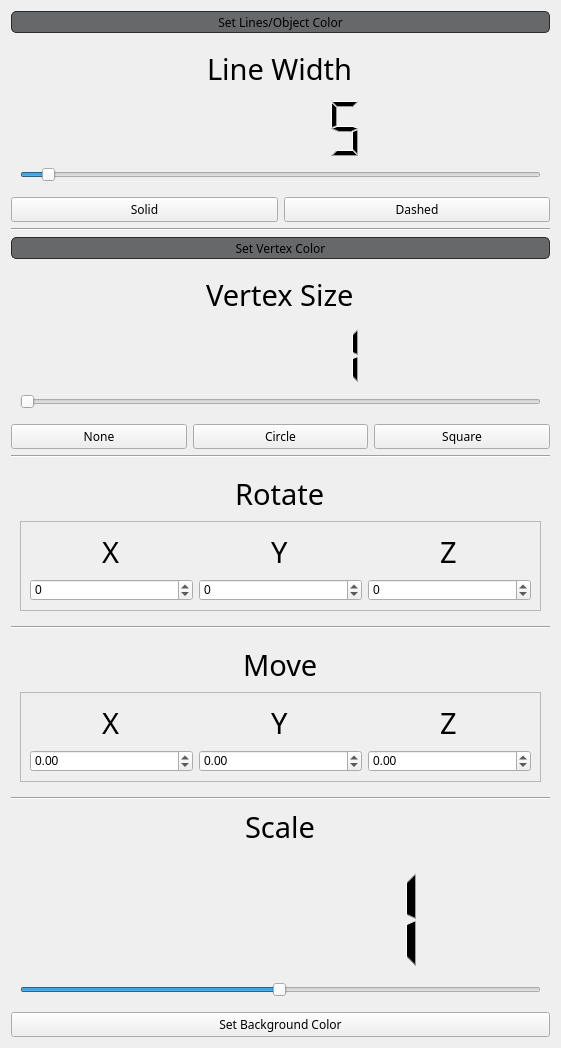
       <widget class="QWidget" name="scrollAreaWidgetContents">
        <property name="geometry">
         <rect>
          <x>0</x>
          <y>0</y>
          <width>561</width>
          <height>1048</height>
         </rect>
        </property>
        <layout class="QVBoxLayout" name="verticalLayout_10">
         <item>
          <widget class="QPushButton" name="pushButton_lines">
           <property name="minimumSize">
            <size>
             <width>0</width>
             <height>22</height>
            </size>
           </property>
           <property name="font">
            <font>
             <family>Kannada MN</family>
            </font>
           </property>
           <property name="cursor">
            <cursorShape>PointingHandCursor</cursorShape>
           </property>
           <property name="styleSheet">
            <string notr="true">QPushButton{
	background-color: rgb(103, 104, 105);
	border: 1px solid; border-radius:5px; border-color: rgb(42, 43, 44);
}

QPushButton:hover { background-color: rgb(84, 85, 86); }</string>
           </property>
           <property name="text">
            <string>Set Lines/Object Color</string>
           </property>
          </widget>
         </item>
         <item>
          <widget class="QGroupBox" name="groupBox_2">
           <property name="maximumSize">
            <size>
             <width>16777215</width>
             <height>16777215</height>
            </size>
           </property>
           <property name="styleSheet">
            <string notr="true">QGroupBox {border: 0px;}</string>
           </property>
           <property name="title">
            <string/>
           </property>
           <layout class="QVBoxLayout" name="verticalLayout_3">
            <item>
             <widget class="QLineEdit" name="lineEdit_text_lineWidth">
              <property name="font">
               <font>
                <family>Charter</family>
                <pointsize>22</pointsize>
               </font>
              </property>
              <property name="cursor">
               <cursorShape>ArrowCursor</cursorShape>
              </property>
              <property name="styleSheet">
               <string notr="true">QLineEdit{
	border: 0px solid;
	background-color: rgba(0, 0, 0, 0);
}</string>
              </property>
              <property name="text">
               <string>Line Width</string>
              </property>
              <property name="alignment">
               <set>Qt::AlignCenter</set>
              </property>
              <property name="readOnly">
               <bool>true</bool>
              </property>
              <property name="cursorMoveStyle">
               <enum>Qt::VisualMoveStyle</enum>
              </property>
             </widget>
            </item>
            <item>
             <widget class="QLCDNumber" name="lcdNumber_lineWidth">
              <property name="styleSheet">
               <string notr="true">QLCDNumber{ border: 0px; }</string>
              </property>
              <property name="smallDecimalPoint">
               <bool>false</bool>
              </property>
              <property name="intValue" stdset="0">
               <number>5</number>
              </property>
             </widget>
            </item>
            <item>
             <widget class="QSlider" name="horizontalSlider_lineWidth">
              <property name="minimum">
               <number>1</number>
              </property>
              <property name="value">
               <number>5</number>
              </property>
              <property name="sliderPosition">
               <number>5</number>
              </property>
              <property name="orientation">
               <enum>Qt::Horizontal</enum>
              </property>
             </widget>
            </item>
           </layout>
          </widget>
         </item>
         <item>
          <layout class="QHBoxLayout" name="horizontalLayout_5">
           <item>
            <widget class="QPushButton" name="pushButton_line_solid">
             <property name="font">
              <font>
               <family>Kannada MN</family>
              </font>
             </property>
             <property name="text">
              <string>Solid</string>
             </property>
            </widget>
           </item>
           <item>
            <widget class="QPushButton" name="pushButton_line_dashed">
             <property name="font">
              <font>
               <family>Kannada MN</family>
              </font>
             </property>
             <property name="text">
              <string>Dashed</string>
             </property>
            </widget>
           </item>
          </layout>
         </item>
         <item>
          <widget class="Line" name="line_4">
           <property name="orientation">
            <enum>Qt::Horizontal</enum>
           </property>
          </widget>
         </item>
         <item>
          <widget class="QPushButton" name="pushButton_vertex">
           <property name="minimumSize">
            <size>
             <width>0</width>
             <height>22</height>
            </size>
           </property>
           <property name="font">
            <font>
             <family>Kannada MN</family>
            </font>
           </property>
           <property name="styleSheet">
            <string notr="true">QPushButton{
	background-color: rgb(103, 104, 105);
	border: 1px solid; border-radius:5px; border-color: rgb(42, 43, 44);
}

QPushButton:hover { background-color: rgb(84, 85, 86); }</string>
           </property>
           <property name="text">
            <string>Set Vertex Color</string>
           </property>
          </widget>
         </item>
         <item>
          <widget class="QGroupBox" name="groupBox">
           <property name="maximumSize">
            <size>
             <width>16777215</width>
             <height>16777215</height>
            </size>
           </property>
           <property name="styleSheet">
            <string notr="true">QGroupBox {border: 0px;}</string>
           </property>
           <property name="title">
            <string/>
           </property>
           <layout class="QVBoxLayout" name="verticalLayout_2">
            <item>
             <widget class="QLineEdit" name="lineEdit_text_versize">
              <property name="font">
               <font>
                <family>Charter</family>
                <pointsize>22</pointsize>
               </font>
              </property>
              <property name="cursor">
               <cursorShape>ArrowCursor</cursorShape>
              </property>
              <property name="styleSheet">
               <string notr="true">QLineEdit{
	border: 0px solid;
	background-color: rgba(0, 0, 0, 0);
}</string>
              </property>
              <property name="text">
               <string>Vertex Size</string>
              </property>
              <property name="alignment">
               <set>Qt::AlignCenter</set>
              </property>
              <property name="readOnly">
               <bool>true</bool>
              </property>
              <property name="cursorMoveStyle">
               <enum>Qt::VisualMoveStyle</enum>
              </property>
             </widget>
            </item>
            <item>
             <widget class="QLCDNumber" name="lcdNumber_versize">
              <property name="styleSheet">
               <string notr="true">QLCDNumber{ border: 0px; }</string>
              </property>
              <property name="smallDecimalPoint">
               <bool>false</bool>
              </property>
              <property name="segmentStyle">
               <enum>QLCDNumber::Filled</enum>
              </property>
              <property name="intValue" stdset="0">
               <number>1</number>
              </property>
             </widget>
            </item>
            <item>
             <widget class="QSlider" name="horizontalSlider_versize">
              <property name="styleSheet">
               <string notr="true"/>
              </property>
              <property name="minimum">
               <number>1</number>
              </property>
              <property name="value">
               <number>1</number>
              </property>
              <property name="orientation">
               <enum>Qt::Horizontal</enum>
              </property>
             </widget>
            </item>
           </layout>
          </widget>
         </item>
         <item>
          <layout class="QHBoxLayout" name="horizontalLayout_4">
           <item>
            <widget class="QPushButton" name="pushButton_ver_none">
             <property name="font">
              <font>
               <family>Kannada MN</family>
              </font>
             </property>
             <property name="text">
              <string>None</string>
             </property>
            </widget>
           </item>
           <item>
            <widget class="QPushButton" name="pushButton_ver_circle">
             <property name="font">
              <font>
               <family>Kannada MN</family>
              </font>
             </property>
             <property name="text">
              <string>Circle</string>
             </property>
            </widget>
           </item>
           <item>
            <widget class="QPushButton" name="pushButton_ver_square">
             <property name="font">
              <font>
               <family>Kannada MN</family>
              </font>
             </property>
             <property name="text">
              <string>Square</string>
             </property>
            </widget>
           </item>
          </layout>
         </item>
         <item>
          <widget class="Line" name="line_3">
           <property name="orientation">
            <enum>Qt::Horizontal</enum>
           </property>
          </widget>
         </item>
         <item>
          <widget class="QGroupBox" name="groupBox_3">
           <property name="maximumSize">
            <size>
             <width>16777215</width>
             <height>16777215</height>
            </size>
           </property>
           <property name="styleSheet">
            <string notr="true">QGroupBox {border: 0px;}</string>
           </property>
           <property name="title">
            <string/>
           </property>
           <layout class="QVBoxLayout" name="verticalLayout_4">
            <item>
             <widget class="QLineEdit" name="lineEdit_text_rotate">
              <property name="font">
               <font>
                <family>Charter</family>
                <pointsize>22</pointsize>
               </font>
              </property>
              <property name="cursor">
               <cursorShape>ArrowCursor</cursorShape>
              </property>
              <property name="styleSheet">
               <string notr="true">QLineEdit{
	border: 0px solid;
	background-color: rgba(0, 0, 0, 0);
}</string>
              </property>
              <property name="text">
               <string>Rotate</string>
              </property>
              <property name="alignment">
               <set>Qt::AlignCenter</set>
              </property>
              <property name="readOnly">
               <bool>true</bool>
              </property>
              <property name="cursorMoveStyle">
               <enum>Qt::VisualMoveStyle</enum>
              </property>
             </widget>
            </item>
            <item>
             <widget class="QFrame" name="frame_2">
              <property name="frameShape">
               <enum>QFrame::StyledPanel</enum>
              </property>
              <property name="frameShadow">
               <enum>QFrame::Raised</enum>
              </property>
              <layout class="QVBoxLayout" name="verticalLayout_8">
               <item>
                <layout class="QHBoxLayout" name="horizontalLayout_6">
                 <item>
                  <widget class="QLineEdit" name="lineEdit_text_x_rot">
                   <property name="font">
                    <font>
                     <family>Charter</family>
                     <pointsize>22</pointsize>
                    </font>
                   </property>
                   <property name="cursor">
                    <cursorShape>ArrowCursor</cursorShape>
                   </property>
                   <property name="styleSheet">
                    <string notr="true">QLineEdit{
	border: 0px solid;
	background-color: rgba(0, 0, 0, 0);
}</string>
                   </property>
                   <property name="text">
                    <string>X</string>
                   </property>
                   <property name="alignment">
                    <set>Qt::AlignCenter</set>
                   </property>
                   <property name="readOnly">
                    <bool>true</bool>
                   </property>
                   <property name="cursorMoveStyle">
                    <enum>Qt::VisualMoveStyle</enum>
                   </property>
                  </widget>
                 </item>
                 <item>
                  <widget class="QLineEdit" name="lineEdit_text_y_rot">
                   <property name="font">
                    <font>
                     <family>Charter</family>
                     <pointsize>22</pointsize>
                    </font>
                   </property>
                   <property name="cursor">
                    <cursorShape>ArrowCursor</cursorShape>
                   </property>
                   <property name="styleSheet">
                    <string notr="true">QLineEdit{
	border: 0px solid;
	background-color: rgba(0, 0, 0, 0);
}</string>
                   </property>
                   <property name="text">
                    <string>Y</string>
                   </property>
                   <property name="alignment">
                    <set>Qt::AlignCenter</set>
                   </property>
                   <property name="readOnly">
                    <bool>true</bool>
                   </property>
                   <property name="cursorMoveStyle">
                    <enum>Qt::VisualMoveStyle</enum>
                   </property>
                  </widget>
                 </item>
                 <item>
                  <widget class="QLineEdit" name="lineEdit_text_z_rot">
                   <property name="font">
                    <font>
                     <family>Charter</family>
                     <pointsize>22</pointsize>
                    </font>
                   </property>
                   <property name="cursor">
                    <cursorShape>ArrowCursor</cursorShape>
                   </property>
                   <property name="styleSheet">
                    <string notr="true">QLineEdit{
	border: 0px solid;
	background-color: rgba(0, 0, 0, 0);
}</string>
                   </property>
                   <property name="text">
                    <string>Z</string>
                   </property>
                   <property name="alignment">
                    <set>Qt::AlignCenter</set>
                   </property>
                   <property name="readOnly">
                    <bool>true</bool>
                   </property>
                   <property name="cursorMoveStyle">
                    <enum>Qt::VisualMoveStyle</enum>
                   </property>
                  </widget>
                 </item>
                </layout>
               </item>
               <item>
                <layout class="QHBoxLayout" name="horizontalLayout_7">
                 <item>
                  <widget class="QSpinBox" name="spinBox_x_rot">
                   <property name="minimum">
                    <number>-180</number>
                   </property>
                   <property name="maximum">
                    <number>180</number>
                   </property>
                  </widget>
                 </item>
                 <item>
                  <widget class="QSpinBox" name="spinBox_y_rot">
                   <property name="minimum">
                    <number>-180</number>
                   </property>
                   <property name="maximum">
                    <number>180</number>
                   </property>
                  </widget>
                 </item>
                 <item>
                  <widget class="QSpinBox" name="spinBox_z_rot">
                   <property name="minimum">
                    <number>-180</number>
                   </property>
                   <property name="maximum">
                    <number>180</number>
                   </property>
                  </widget>
                 </item>
                </layout>
               </item>
              </layout>
             </widget>
            </item>
           </layout>
          </widget>
         </item>
         <item>
          <widget class="Line" name="line_2">
           <property name="orientation">
            <enum>Qt::Horizontal</enum>
           </property>
          </widget>
         </item>
         <item>
          <widget class="QGroupBox" name="groupBox_4">
           <property name="maximumSize">
            <size>
             <width>16777215</width>
             <height>16777215</height>
            </size>
           </property>
           <property name="styleSheet">
            <string notr="true">QGroupBox {border: 0px;}</string>
           </property>
           <property name="title">
            <string/>
           </property>
           <layout class="QVBoxLayout" name="verticalLayout_6">
            <item>
             <widget class="QLineEdit" name="lineEdit_text_move">
              <property name="font">
               <font>
                <family>Charter</family>
                <pointsize>22</pointsize>
               </font>
              </property>
              <property name="cursor">
               <cursorShape>ArrowCursor</cursorShape>
              </property>
              <property name="styleSheet">
               <string notr="true">QLineEdit{
	border: 0px solid;
	background-color: rgba(0, 0, 0, 0);
}</string>
              </property>
              <property name="text">
               <string>Move</string>
              </property>
              <property name="alignment">
               <set>Qt::AlignCenter</set>
              </property>
              <property name="readOnly">
               <bool>true</bool>
              </property>
              <property name="cursorMoveStyle">
               <enum>Qt::VisualMoveStyle</enum>
              </property>
             </widget>
            </item>
            <item>
             <widget class="QFrame" name="frame">
              <property name="frameShape">
               <enum>QFrame::StyledPanel</enum>
              </property>
              <property name="frameShadow">
               <enum>QFrame::Raised</enum>
              </property>
              <layout class="QVBoxLayout" name="verticalLayout_5">
               <item>
                <layout class="QHBoxLayout" name="horizontalLayout_2">
                 <item>
                  <widget class="QLineEdit" name="lineEdit_text_x_move">
                   <property name="font">
                    <font>
                     <family>Charter</family>
                     <pointsize>22</pointsize>
                    </font>
                   </property>
                   <property name="cursor">
                    <cursorShape>ArrowCursor</cursorShape>
                   </property>
                   <property name="styleSheet">
                    <string notr="true">QLineEdit{
	border: 0px solid;
	background-color: rgba(0, 0, 0, 0);
}</string>
                   </property>
                   <property name="text">
                    <string>X</string>
                   </property>
                   <property name="alignment">
                    <set>Qt::AlignCenter</set>
                   </property>
                   <property name="readOnly">
                    <bool>true</bool>
                   </property>
                   <property name="cursorMoveStyle">
                    <enum>Qt::VisualMoveStyle</enum>
                   </property>
                  </widget>
                 </item>
                 <item>
                  <widget class="QLineEdit" name="lineEdit_text_y_move">
                   <property name="font">
                    <font>
                     <family>Charter</family>
                     <pointsize>22</pointsize>
                    </font>
                   </property>
                   <property name="cursor">
                    <cursorShape>ArrowCursor</cursorShape>
                   </property>
                   <property name="styleSheet">
                    <string notr="true">QLineEdit{
	border: 0px solid;
	background-color: rgba(0, 0, 0, 0);
}</string>
                   </property>
                   <property name="text">
                    <string>Y</string>
                   </property>
                   <property name="alignment">
                    <set>Qt::AlignCenter</set>
                   </property>
                   <property name="readOnly">
                    <bool>true</bool>
                   </property>
                   <property name="cursorMoveStyle">
                    <enum>Qt::VisualMoveStyle</enum>
                   </property>
                  </widget>
                 </item>
                 <item>
                  <widget class="QLineEdit" name="lineEdit_text_z_move">
                   <property name="font">
                    <font>
                     <family>Charter</family>
                     <pointsize>22</pointsize>
                    </font>
                   </property>
                   <property name="cursor">
                    <cursorShape>ArrowCursor</cursorShape>
                   </property>
                   <property name="styleSheet">
                    <string notr="true">QLineEdit{
	border: 0px solid;
	background-color: rgba(0, 0, 0, 0);
}</string>
                   </property>
                   <property name="text">
                    <string>Z</string>
                   </property>
                   <property name="alignment">
                    <set>Qt::AlignCenter</set>
                   </property>
                   <property name="readOnly">
                    <bool>true</bool>
                   </property>
                   <property name="cursorMoveStyle">
                    <enum>Qt::VisualMoveStyle</enum>
                   </property>
                  </widget>
                 </item>
                </layout>
               </item>
               <item>
                <layout class="QHBoxLayout" name="horizontalLayout_3">
                 <item>
                  <widget class="QDoubleSpinBox" name="doubleSpinBox_x_move">
                   <property name="decimals">
                    <number>2</number>
                   </property>
                   <property name="minimum">
                    <double>-1500.000000000000000</double>
                   </property>
                   <property name="maximum">
                    <double>1500.000000000000000</double>
                   </property>
                   <property name="singleStep">
                    <double>0.100000000000000</double>
                   </property>
                  </widget>
                 </item>
                 <item>
                  <widget class="QDoubleSpinBox" name="doubleSpinBox_y_move">
                   <property name="decimals">
                    <number>2</number>
                   </property>
                   <property name="minimum">
                    <double>-1500.000000000000000</double>
                   </property>
                   <property name="maximum">
                    <double>1500.000000000000000</double>
                   </property>
                   <property name="singleStep">
                    <double>0.100000000000000</double>
                   </property>
                  </widget>
                 </item>
                 <item>
                  <widget class="QDoubleSpinBox" name="doubleSpinBox_z_move">
                   <property name="decimals">
                    <number>2</number>
                   </property>
                   <property name="minimum">
                    <double>-1500.000000000000000</double>
                   </property>
                   <property name="maximum">
                    <double>1500.000000000000000</double>
                   </property>
                   <property name="singleStep">
                    <double>0.100000000000000</double>
                   </property>
                  </widget>
                 </item>
                </layout>
               </item>
              </layout>
             </widget>
            </item>
           </layout>
          </widget>
         </item>
         <item>
          <widget class="Line" name="line">
           <property name="orientation">
            <enum>Qt::Horizontal</enum>
           </property>
          </widget>
         </item>
         <item>
          <widget class="QLineEdit" name="lineEdit_text_scale">
           <property name="font">
            <font>
             <family>Charter</family>
             <pointsize>22</pointsize>
            </font>
           </property>
           <property name="cursor">
            <cursorShape>ArrowCursor</cursorShape>
           </property>
           <property name="styleSheet">
            <string notr="true">QLineEdit{
	border: 0px solid;
	background-color: rgba(0, 0, 0, 0);
}</string>
           </property>
           <property name="text">
            <string>Scale</string>
           </property>
           <property name="alignment">
            <set>Qt::AlignCenter</set>
           </property>
           <property name="readOnly">
            <bool>true</bool>
           </property>
           <property name="cursorMoveStyle">
            <enum>Qt::VisualMoveStyle</enum>
           </property>
          </widget>
         </item>
         <item>
          <widget class="QGroupBox" name="groupBox_5">
           <property name="styleSheet">
            <string notr="true">QGroupBox {border: 0px;}</string>
           </property>
           <property name="title">
            <string/>
           </property>
           <layout class="QVBoxLayout" name="verticalLayout_7">
            <item>
             <layout class="QHBoxLayout" name="horizontalLayout_9">
              <item>
               <layout class="QVBoxLayout" name="verticalLayout_11">
                <item>
                 <widget class="QLCDNumber" name="lcdNumber_scale">
                  <property name="minimumSize">
                   <size>
                    <width>0</width>
                    <height>50</height>
                   </size>
                  </property>
                  <property name="maximumSize">
                   <size>
                    <width>16777215</width>
                    <height>180</height>
                   </size>
                  </property>
                  <property name="styleSheet">
                   <string notr="true">QLCDNumber{ border: 0px; }</string>
                  </property>
                  <property name="smallDecimalPoint">
                   <bool>false</bool>
                  </property>
                  <property name="segmentStyle">
                   <enum>QLCDNumber::Filled</enum>
                  </property>
                  <property name="intValue" stdset="0">
                   <number>1</number>
                  </property>
                 </widget>
                </item>
                <item>
                 <widget class="QSlider" name="horizontalSlider_scale">
                  <property name="styleSheet">
                   <string notr="true"/>
                  </property>
                  <property name="minimum">
                   <number>-99</number>
                  </property>
                  <property name="maximum">
                   <number>100</number>
                  </property>
                  <property name="value">
                   <number>0</number>
                  </property>
                  <property name="orientation">
                   <enum>Qt::Horizontal</enum>
                  </property>
                 </widget>
                </item>
               </layout>
              </item>
             </layout>
            </item>
           </layout>
          </widget>
         </item>
         <item>
          <widget class="QPushButton" name="pushButton_bg">
           <property name="font">
            <font>
             <family>Kannada MN</family>
            </font>
           </property>
           <property name="text">
            <string>Set Background Color</string>
           </property>
          </widget>
         </item>
        </layout>
       </widget>
